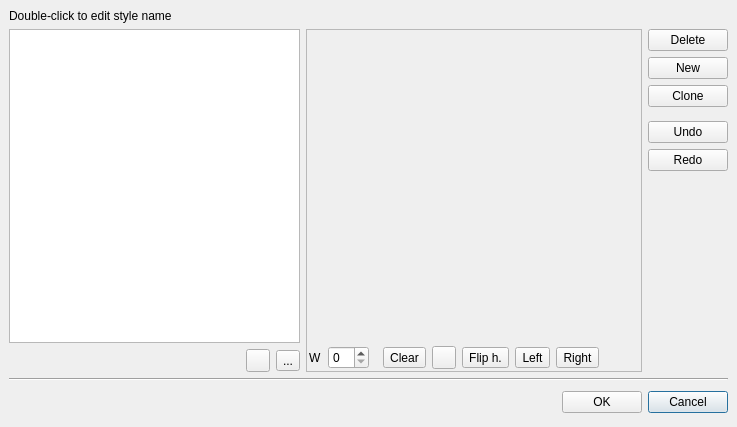
<?xml version="1.0" encoding="UTF-8"?>
<ui version="4.0">
 <class>EditLineStylesForm</class>
 <widget class="QDialog" name="EditLineStylesForm">
  <property name="geometry">
   <rect>
    <x>0</x>
    <y>0</y>
    <width>737</width>
    <height>427</height>
   </rect>
  </property>
  <property name="windowTitle">
   <string>Edit Stipple Pattern</string>
  </property>
  <layout class="QVBoxLayout">
   <property name="spacing">
    <number>6</number>
   </property>
   <property name="leftMargin">
    <number>9</number>
   </property>
   <property name="topMargin">
    <number>9</number>
   </property>
   <property name="rightMargin">
    <number>9</number>
   </property>
   <property name="bottomMargin">
    <number>9</number>
   </property>
   <item>
    <widget class="QLabel" name="label">
     <property name="sizePolicy">
      <sizepolicy hsizetype="Preferred" vsizetype="Preferred">
       <horstretch>0</horstretch>
       <verstretch>0</verstretch>
      </sizepolicy>
     </property>
     <property name="text">
      <string>Double-click to edit style name</string>
     </property>
    </widget>
   </item>
   <item>
    <widget class="QFrame" name="frame5_2">
     <property name="sizePolicy">
      <sizepolicy hsizetype="Preferred" vsizetype="Preferred">
       <horstretch>0</horstretch>
       <verstretch>1</verstretch>
      </sizepolicy>
     </property>
     <property name="frameShape">
      <enum>QFrame::NoFrame</enum>
     </property>
     <property name="frameShadow">
      <enum>QFrame::Raised</enum>
     </property>
     <layout class="QGridLayout">
      <property name="leftMargin">
       <number>0</number>
      </property>
      <property name="topMargin">
       <number>0</number>
      </property>
      <property name="rightMargin">
       <number>0</number>
      </property>
      <property name="bottomMargin">
       <number>0</number>
      </property>
      <property name="spacing">
       <number>6</number>
      </property>
      <item row="0" column="2" rowspan="2">
       <widget class="QFrame" name="frame6">
        <property name="frameShape">
         <enum>QFrame::NoFrame</enum>
        </property>
        <property name="frameShadow">
         <enum>QFrame::Raised</enum>
        </property>
        <layout class="QVBoxLayout">
         <property name="spacing">
          <number>6</number>
         </property>
         <property name="leftMargin">
          <number>0</number>
         </property>
         <property name="topMargin">
          <number>0</number>
         </property>
         <property name="rightMargin">
          <number>0</number>
         </property>
         <property name="bottomMargin">
          <number>0</number>
         </property>
         <item>
          <widget class="QPushButton" name="delete_button">
           <property name="text">
            <string>Delete</string>
           </property>
          </widget>
         </item>
         <item>
          <widget class="QPushButton" name="new_button">
           <property name="text">
            <string>New</string>
           </property>
          </widget>
         </item>
         <item>
          <widget class="QPushButton" name="clone_button">
           <property name="text">
            <string>Clone</string>
           </property>
          </widget>
         </item>
         <item>
          <spacer>
           <property name="orientation">
            <enum>Qt::Vertical</enum>
           </property>
           <property name="sizeType">
            <enum>QSizePolicy::Fixed</enum>
           </property>
           <property name="sizeHint" stdset="0">
            <size>
             <width>20</width>
             <height>8</height>
            </size>
           </property>
          </spacer>
         </item>
         <item>
          <widget class="QPushButton" name="undo_button">
           <property name="text">
            <string>Undo</string>
           </property>
          </widget>
         </item>
         <item>
          <widget class="QPushButton" name="redo_button">
           <property name="text">
            <string>Redo</string>
           </property>
          </widget>
         </item>
         <item>
          <spacer>
           <property name="orientation">
            <enum>Qt::Vertical</enum>
           </property>
           <property name="sizeType">
            <enum>QSizePolicy::Expanding</enum>
           </property>
           <property name="sizeHint" stdset="0">
            <size>
             <width>46</width>
             <height>1</height>
            </size>
           </property>
          </spacer>
         </item>
        </layout>
       </widget>
      </item>
      <item row="0" column="0" rowspan="2">
       <widget class="QFrame" name="frame_2">
        <property name="frameShape">
         <enum>QFrame::NoFrame</enum>
        </property>
        <property name="frameShadow">
         <enum>QFrame::Raised</enum>
        </property>
        <layout class="QGridLayout">
         <property name="leftMargin">
          <number>0</number>
         </property>
         <property name="topMargin">
          <number>0</number>
         </property>
         <property name="rightMargin">
          <number>0</number>
         </property>
         <property name="bottomMargin">
          <number>0</number>
         </property>
         <property name="spacing">
          <number>6</number>
         </property>
         <item row="1" column="0">
          <spacer>
           <property name="orientation">
            <enum>Qt::Horizontal</enum>
           </property>
           <property name="sizeHint" stdset="0">
            <size>
             <width>37</width>
             <height>20</height>
            </size>
           </property>
          </spacer>
         </item>
         <item row="1" column="1">
          <widget class="QToolButton" name="down_button">
           <property name="icon">
            <iconset resource="../lay/layResources.qrc">
             <normaloff>:/down_16px.png</normaloff>:/down_16px.png</iconset>
           </property>
          </widget>
         </item>
         <item row="0" column="0" colspan="3">
          <widget class="QListWidget" name="style_items">
           <property name="sizePolicy">
            <sizepolicy hsizetype="Preferred" vsizetype="Expanding">
             <horstretch>0</horstretch>
             <verstretch>0</verstretch>
            </sizepolicy>
           </property>
           <property name="acceptDrops">
            <bool>true</bool>
           </property>
           <property name="showDropIndicator" stdset="0">
            <bool>false</bool>
           </property>
           <property name="dragEnabled">
            <bool>false</bool>
           </property>
           <property name="alternatingRowColors">
            <bool>false</bool>
           </property>
           <property name="selectionMode">
            <enum>QAbstractItemView::SingleSelection</enum>
           </property>
           <property name="iconSize">
            <size>
             <width>36</width>
             <height>26</height>
            </size>
           </property>
           <property name="movement">
            <enum>QListView::Static</enum>
           </property>
           <property name="viewMode">
            <enum>QListView::ListMode</enum>
           </property>
          </widget>
         </item>
         <item row="1" column="2">
          <widget class="QToolButton" name="up_button">
           <property name="text">
            <string>...</string>
           </property>
           <property name="icon">
            <iconset resource="../lay/layResources.qrc">
             <normaloff>:/up_16px.png</normaloff>:/up_16px.png</iconset>
           </property>
          </widget>
         </item>
        </layout>
       </widget>
      </item>
      <item row="0" column="1" rowspan="2">
       <widget class="QFrame" name="frame">
        <property name="sizePolicy">
         <sizepolicy hsizetype="Preferred" vsizetype="Preferred">
          <horstretch>0</horstretch>
          <verstretch>0</verstretch>
         </sizepolicy>
        </property>
        <property name="minimumSize">
         <size>
          <width>0</width>
          <height>0</height>
         </size>
        </property>
        <property name="frameShape">
         <enum>QFrame::StyledPanel</enum>
        </property>
        <property name="frameShadow">
         <enum>QFrame::Raised</enum>
        </property>
        <layout class="QVBoxLayout">
         <property name="spacing">
          <number>6</number>
         </property>
         <property name="leftMargin">
          <number>2</number>
         </property>
         <property name="topMargin">
          <number>2</number>
         </property>
         <property name="rightMargin">
          <number>2</number>
         </property>
         <property name="bottomMargin">
          <number>2</number>
         </property>
         <item>
          <spacer name="verticalSpacer_2">
           <property name="orientation">
            <enum>Qt::Vertical</enum>
           </property>
           <property name="sizeHint" stdset="0">
            <size>
             <width>20</width>
             <height>40</height>
            </size>
           </property>
          </spacer>
         </item>
         <item>
          <widget class="lay::EditLineStyleWidget" name="editor">
           <property name="sizePolicy">
            <sizepolicy hsizetype="Fixed" vsizetype="Fixed">
             <horstretch>0</horstretch>
             <verstretch>0</verstretch>
            </sizepolicy>
           </property>
          </widget>
         </item>
         <item>
          <spacer name="verticalSpacer">
           <property name="orientation">
            <enum>Qt::Vertical</enum>
           </property>
           <property name="sizeHint" stdset="0">
            <size>
             <width>20</width>
             <height>40</height>
            </size>
           </property>
          </spacer>
         </item>
         <item>
          <widget class="QFrame" name="toolbar">
           <layout class="QHBoxLayout">
            <property name="spacing">
             <number>6</number>
            </property>
            <property name="leftMargin">
             <number>0</number>
            </property>
            <property name="topMargin">
             <number>0</number>
            </property>
            <property name="rightMargin">
             <number>0</number>
            </property>
            <property name="bottomMargin">
             <number>0</number>
            </property>
            <item>
             <widget class="QLabel" name="label_2">
              <property name="text">
               <string>W</string>
              </property>
             </widget>
            </item>
            <item>
             <widget class="QSpinBox" name="w_spin_box">
              <property name="minimum">
               <number>0</number>
              </property>
              <property name="maximum">
               <number>32</number>
              </property>
             </widget>
            </item>
            <item>
             <spacer>
              <property name="orientation">
               <enum>Qt::Horizontal</enum>
              </property>
              <property name="sizeType">
               <enum>QSizePolicy::Fixed</enum>
              </property>
              <property name="sizeHint" stdset="0">
               <size>
                <width>8</width>
                <height>20</height>
               </size>
              </property>
             </spacer>
            </item>
            <item>
             <widget class="QToolButton" name="clear_button">
              <property name="text">
               <string>Clear</string>
              </property>
              <property name="icon">
               <iconset resource="../lay/layResources.qrc">
                <normaloff>:/clear_16px.png</normaloff>:/clear_16px.png</iconset>
              </property>
              <property name="iconSize">
               <size>
                <width>16</width>
                <height>16</height>
               </size>
              </property>
             </widget>
            </item>
            <item>
             <widget class="QToolButton" name="invert_button">
              <property name="icon">
               <iconset resource="../lay/layResources.qrc">
                <normaloff>:/invert.png</normaloff>:/invert.png</iconset>
              </property>
             </widget>
            </item>
            <item>
             <widget class="QToolButton" name="fliph_button">
              <property name="text">
               <string>Flip h.</string>
              </property>
              <property name="icon">
               <iconset resource="../lay/layResources.qrc">
                <normaloff>:/fliph.png</normaloff>:/fliph.png</iconset>
              </property>
             </widget>
            </item>
            <item>
             <widget class="QToolButton" name="sleft_button">
              <property name="text">
               <string>Left</string>
              </property>
              <property name="icon">
               <iconset resource="../lay/layResources.qrc">
                <normaloff>:/left_16px.png</normaloff>:/left_16px.png</iconset>
              </property>
             </widget>
            </item>
            <item>
             <widget class="QToolButton" name="sright_button">
              <property name="text">
               <string>Right</string>
              </property>
              <property name="icon">
               <iconset resource="../lay/layResources.qrc">
                <normaloff>:/right_16px.png</normaloff>:/right_16px.png</iconset>
              </property>
             </widget>
            </item>
            <item>
             <spacer>
              <property name="orientation">
               <enum>Qt::Horizontal</enum>
              </property>
              <property name="sizeHint" stdset="0">
               <size>
                <width>40</width>
                <height>20</height>
               </size>
              </property>
             </spacer>
            </item>
           </layout>
          </widget>
         </item>
        </layout>
       </widget>
      </item>
     </layout>
    </widget>
   </item>
   <item>
    <widget class="Line" name="line">
     <property name="orientation">
      <enum>Qt::Horizontal</enum>
     </property>
    </widget>
   </item>
   <item>
    <widget class="QFrame" name="frame5">
     <property name="frameShape">
      <enum>QFrame::NoFrame</enum>
     </property>
     <property name="frameShadow">
      <enum>QFrame::Raised</enum>
     </property>
     <layout class="QHBoxLayout">
      <property name="spacing">
       <number>6</number>
      </property>
      <property name="leftMargin">
       <number>0</number>
      </property>
      <property name="topMargin">
       <number>0</number>
      </property>
      <property name="rightMargin">
       <number>0</number>
      </property>
      <property name="bottomMargin">
       <number>0</number>
      </property>
      <item>
       <spacer>
        <property name="orientation">
         <enum>Qt::Horizontal</enum>
        </property>
        <property name="sizeType">
         <enum>QSizePolicy::Expanding</enum>
        </property>
        <property name="sizeHint" stdset="0">
         <size>
          <width>81</width>
          <height>31</height>
         </size>
        </property>
       </spacer>
      </item>
      <item>
       <widget class="QPushButton" name="ok_button">
        <property name="text">
         <string>OK</string>
        </property>
        <property name="default">
         <bool>true</bool>
        </property>
       </widget>
      </item>
      <item>
       <widget class="QPushButton" name="cancel_button">
        <property name="text">
         <string>Cancel</string>
        </property>
        <property name="default">
         <bool>true</bool>
        </property>
       </widget>
      </item>
     </layout>
    </widget>
   </item>
  </layout>
 </widget>
 <layoutdefault spacing="6" margin="11"/>
 <customwidgets>
  <customwidget>
   <class>lay::EditLineStyleWidget</class>
   <extends>QLabel</extends>
   <header>layEditLineStyleWidget.h</header>
  </customwidget>
 </customwidgets>
 <resources>
  <include location="../lay/layResources.qrc"/>
 </resources>
 <connections>
  <connection>
   <sender>ok_button</sender>
   <signal>clicked()</signal>
   <receiver>EditLineStylesForm</receiver>
   <slot>accept()</slot>
   <hints>
    <hint type="sourcelabel">
     <x>182</x>
     <y>334</y>
    </hint>
    <hint type="destinationlabel">
     <x>163</x>
     <y>178</y>
    </hint>
   </hints>
  </connection>
  <connection>
   <sender>cancel_button</sender>
   <signal>clicked()</signal>
   <receiver>EditLineStylesForm</receiver>
   <slot>reject()</slot>
   <hints>
    <hint type="sourcelabel">
     <x>275</x>
     <y>334</y>
    </hint>
    <hint type="destinationlabel">
     <x>163</x>
     <y>178</y>
    </hint>
   </hints>
  </connection>
 </connections>
</ui>
